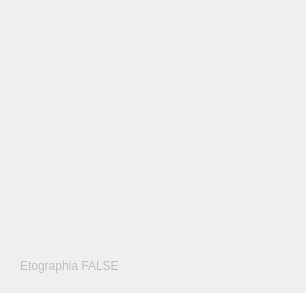
                <widget class="QWidget" name="scrollAreaWidgetContents">
                 <property name="geometry">
                  <rect>
                   <x>0</x>
                   <y>0</y>
                   <width>306</width>
                   <height>293</height>
                  </rect>
                 </property>
                 <layout class="QVBoxLayout" name="verticalLayout_9">
                  <item>
                   <widget class="QWidget" name="widBotoes" native="true"/>
                  </item>
                  <item>
                   <spacer name="verticalSpacer">
                    <property name="orientation">
                     <enum>Qt::Vertical</enum>
                    </property>
                    <property name="sizeHint" stdset="0">
                     <size>
                      <width>20</width>
                      <height>40</height>
                     </size>
                    </property>
                   </spacer>
                  </item>
                  <item>
                   <widget class="QWidget" name="widget_10" native="true">
                    <property name="enabled">
                     <bool>false</bool>
                    </property>
                    <property name="minimumSize">
                     <size>
                      <width>10</width>
                      <height>30</height>
                     </size>
                    </property>
                    <layout class="QHBoxLayout" name="horizontalLayout_9">
                     <item>
                      <widget class="QLabel" name="lblEtographiOn">
                       <property name="enabled">
                        <bool>false</bool>
                       </property>
                       <property name="text">
                        <string>Etographia FALSE</string>
                       </property>
                      </widget>
                     </item>
                    </layout>
                   </widget>
                  </item>
                 </layout>
                </widget>
